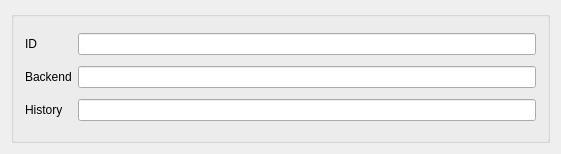
<?xml version="1.0" encoding="UTF-8"?>
<ui version="4.0">
 <class>AccountSettings</class>
 <widget class="QWidget" name="AccountSettings">
  <property name="geometry">
   <rect>
    <x>0</x>
    <y>0</y>
    <width>561</width>
    <height>154</height>
   </rect>
  </property>
  <layout class="QVBoxLayout" name="verticalLayout_3">
   <item>
    <widget class="QGroupBox" name="WoobMain">
     <property name="flat">
      <bool>false</bool>
     </property>
     <layout class="QGridLayout" name="gridLayout">
      <item row="0" column="1">
       <widget class="QLineEdit" name="id"/>
      </item>
      <item row="0" column="0">
       <widget class="QLabel" name="label">
        <property name="text">
         <string>ID</string>
        </property>
       </widget>
      </item>
      <item row="1" column="1">
       <widget class="QLineEdit" name="backend"/>
      </item>
      <item row="2" column="1">
       <widget class="QLineEdit" name="max_history"/>
      </item>
      <item row="1" column="0">
       <widget class="QLabel" name="label_2">
        <property name="text">
         <string>Backend</string>
        </property>
       </widget>
      </item>
      <item row="2" column="0">
       <widget class="QLabel" name="label_3">
        <property name="text">
         <string>History</string>
        </property>
       </widget>
      </item>
     </layout>
    </widget>
   </item>
  </layout>
 </widget>
 <layoutdefault spacing="6" margin="11"/>
 <resources/>
 <connections/>
</ui>
